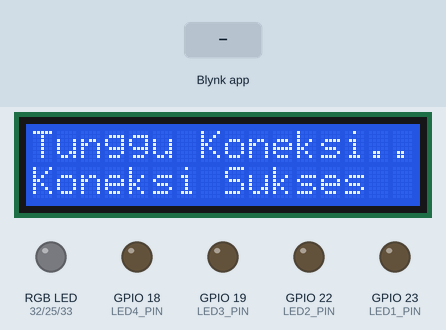
Bench run of a sketch on a simulated ESP32. Shown: 16×2 character LCD, an RGB LED mixed from three pins (HIGH = lit), output pins drawn as LEDs (lit = HIGH). The inputs (shaded band) are chosen by the test bench. WiFi joins after 1.5 s; servers stay silent unless stated.

Above: at 5.1 s.
5.2 s: Blynk app writes 1 to V1
At 5.5 s:
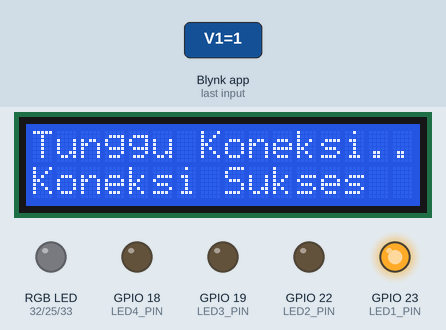
6.7 s: Blynk app writes 1 to V2
At 7.8 s:
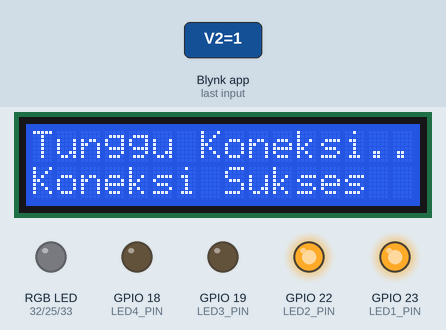
8.2 s: Blynk app writes 0 to V1
At 8.9 s:
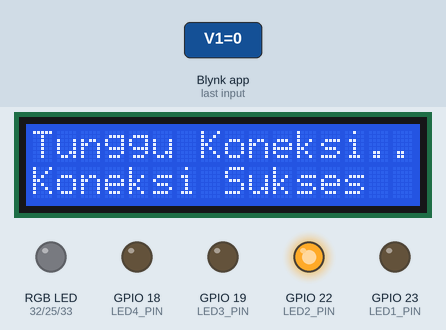
9.7 s: Blynk app writes 1 to V3
At 10.1 s:
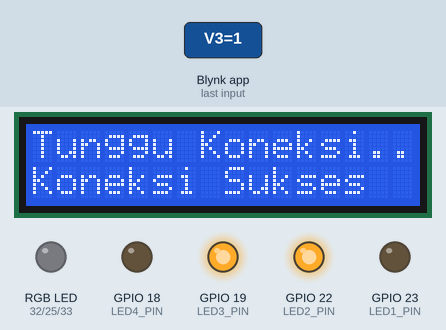
11.2 s: Blynk app writes 200 to V1
At 12.4 s:
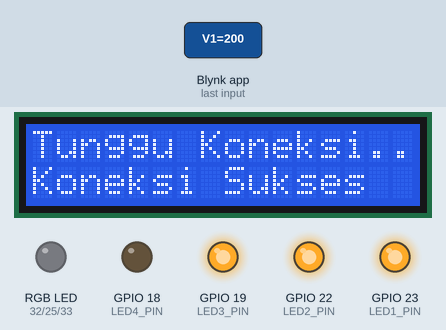
12.7 s: Blynk app writes 0 to V2
At 13.6 s:
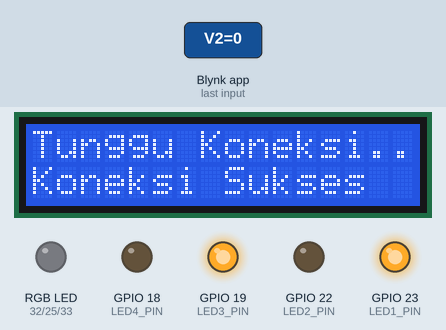
Timing chart, 0 to 15.2 s (numbered marks = the images above; inputs shaded):
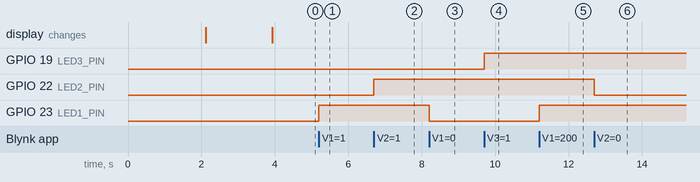

Measured:
- after the input at 5.2 s, GPIO 23 (LED1_PIN): LOW → HIGH at once
- after the input at 6.7 s, GPIO 22 (LED2_PIN): LOW → HIGH at once
- after the input at 8.2 s, GPIO 23 (LED1_PIN): HIGH → LOW at once
- after the input at 9.7 s, GPIO 19 (LED3_PIN): LOW → HIGH at once
- after the input at 11.2 s, GPIO 23 (LED1_PIN): LOW → HIGH at once
- after the input at 12.7 s, GPIO 22 (LED2_PIN): HIGH → LOW at once

The sketch:

ESP32_LED_Control.ino
```cpp
/***************************************
 * KONTROL LAMPU VIA BLYNK (NEW BLYNK 2)
 * Board   : ESP32 DEVKIT
 * Input   : NEW Blynk
 * Output  : LED & LED RGB
 * ESP32 Starter IoT Ardutech
 * www.ardutech.com
 ****************************************/

#define BLYNK_TEMPLATE_ID "TMPL6bU9DCRzs"
#define BLYNK_TEMPLATE_NAME "LED Control"
#define BLYNK_AUTH_TOKEN "GIZk9T8j53G-FGq9WcqM2hwkc4VxFzLU"
#define BLYNK_PRINT Serial

#include <LiquidCrystal_I2C.h>
#include <WiFi.h>
#include <WiFiClient.h>
#include <BlynkSimpleEsp32.h>

// Definisi Pin Sesuai Skematik
#define LED1_PIN 23
#define LED2_PIN 22
#define LED3_PIN 19
#define LED4_PIN 18

#define RGB_RED_PIN   32
#define RGB_BLUE_PIN  33
#define RGB_GREEN_PIN 25

char auth[] = BLYNK_AUTH_TOKEN;
char ssid[] = "Protos";
char pass[] = "PowerOverWhelming";

LiquidCrystal_I2C lcd(0x27, 16, 2);
BlynkTimer timer;
boolean st;

//======== Kontrol LED Tunggal ========
BLYNK_WRITE(V1)
{
  int value1 = param.asInt();
  digitalWrite(LED1_PIN, value1);
}

BLYNK_WRITE(V2)
{
  int value2 = param.asInt();
  digitalWrite(LED2_PIN, value2);
}

BLYNK_WRITE(V3)
{
  int value3 = param.asInt();
  digitalWrite(LED3_PIN, value3);
}

BLYNK_WRITE(V4)
{
  int value4 = param.asInt();
  digitalWrite(LED4_PIN, value4);
}

//======== Kontrol LED RGB ========
BLYNK_WRITE(V5) // Slider Blue
{
  int sliderValue = param.asInt();
  analogWrite(RGB_BLUE_PIN, sliderValue);
}

BLYNK_WRITE(V6) // Slider Red
{
  int sliderValue = param.asInt();
  analogWrite(RGB_RED_PIN, sliderValue);
}

BLYNK_WRITE(V7) // Slider Green
{
  int sliderValue = param.asInt();
  analogWrite(RGB_GREEN_PIN, sliderValue);
}

//==============================================
void cek_koneksi(){
  st = Blynk.connected();
  if(st == true){
    lcd.setCursor(0, 1);
    lcd.print("Koneksi Sukses");
  }
  else{
    lcd.setCursor(0, 1);
    lcd.print("Koneksi Gagal ");
  }
}

//=============================
void setup()
{
  pinMode(LED1_PIN, OUTPUT);
  pinMode(LED2_PIN, OUTPUT);
  pinMode(LED3_PIN, OUTPUT);
  pinMode(LED4_PIN, OUTPUT);

  pinMode(RGB_RED_PIN, OUTPUT);
  pinMode(RGB_BLUE_PIN, OUTPUT);
  pinMode(RGB_GREEN_PIN, OUTPUT);

  lcd.init();
  lcd.backlight();
  lcd.setCursor(0, 0);
  lcd.print(" ESP32 Kontrol ");
  lcd.setCursor(0, 1);
  lcd.print("Lampu via Blynk");
  delay(2000);
  lcd.clear();
  lcd.print("Tunggu Koneksi..");

  Serial.begin(115200);
  Blynk.begin(auth, ssid, pass);
  cek_koneksi();
}

//=============================
void loop()
{
  Blynk.run();
}
```
